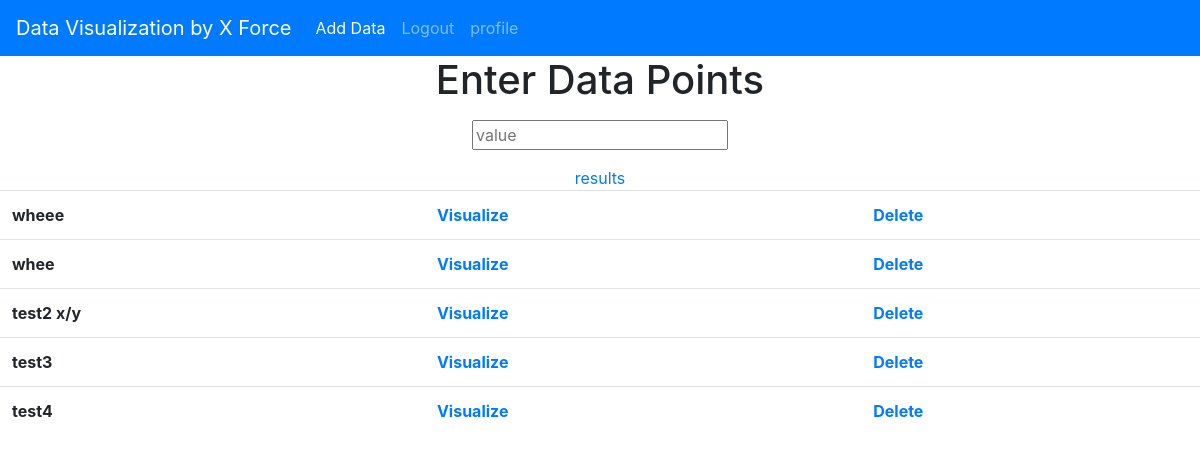
The app's page /graph/ (signed in), older data.
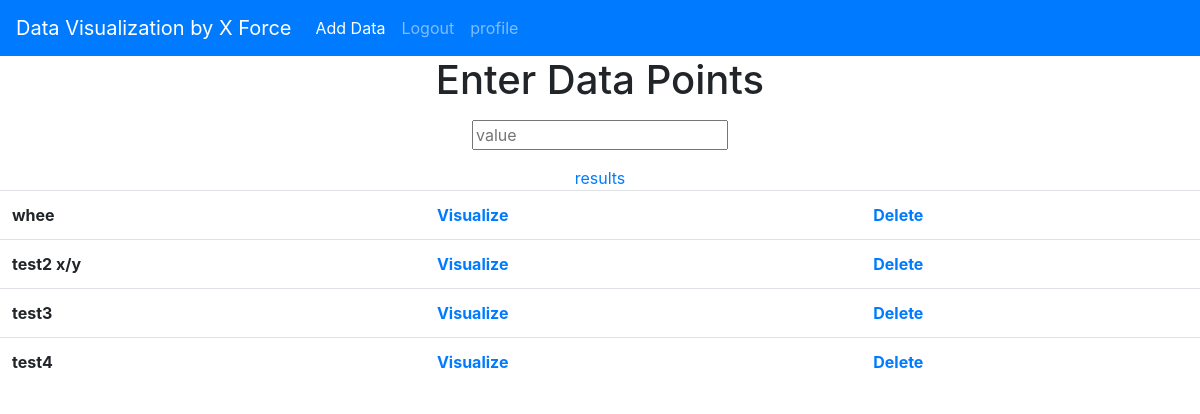
The same page, newer data.
### graph/models.py (models this page shows, shortened)
class dataO(models.Model):
    title = models.CharField(max_length = 100)
    xaxis = models.TextField()
    yaxis = models.TextField(default = "")
    author = models.ForeignKey(User, on_delete=models.CASCADE)

### graph/views.py (the view)
# urls.py: path('', DataListView.as_view(), name= 'graph-home'),
class DataListView(ListView):
    model = dataO
    template_name = 'graph/frontpage.html'
    context_object_name = 'datasets'

### graph/templates/graph/frontpage.html (shortened to what this page needs)
{% extends "graph/base.html" %}
{% load static %}
{%block content %}
<center><h1>Enter Data Points</h1></center>
		<p>
		<center><input id="value" placeholder="value"></center>
		</p>
		<center>
    <a href = "{% url 'graph-result'%}"> results </a>
		</center>
      <table class= "table table-hover">
      {% for data1 in datasets %}
  			<div>
          {% if data1.author == user %}
            <tr>
            <th>{{data1.title}}</th>
            <th><a href = "/graph/data/{{data1.id}}/">Visualize</a></th>
            <th><a href = "/graph/data/{{data1.id}}/delete">Delete</a></th>
            </tr>
          {% endif %}
  			</div>
  		{% endfor %}
{% endblock content %}

Row changes from the older to the newer data that the page shows:
removed dataO: title "wheee"
